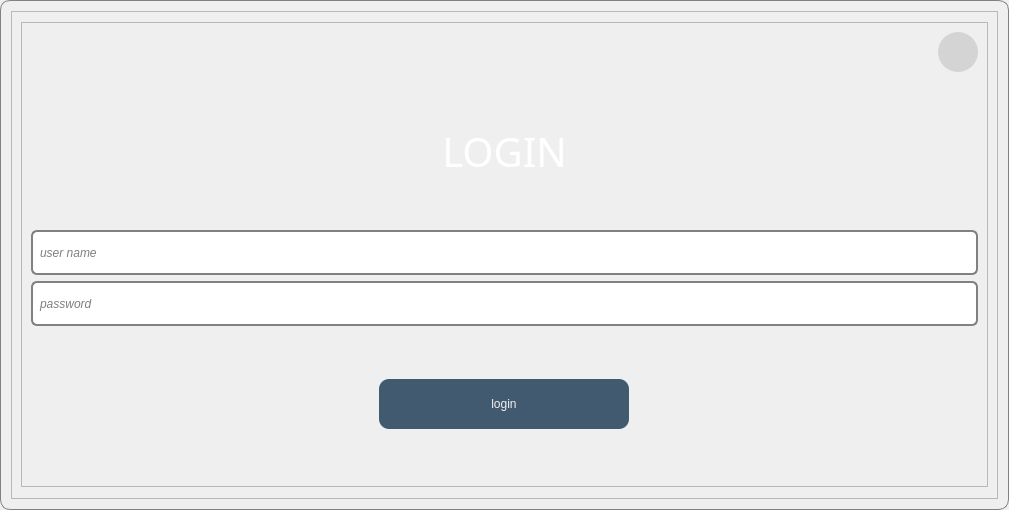
<?xml version="1.0" encoding="UTF-8"?>
<ui version="4.0">
 <class>Form</class>
 <widget class="QWidget" name="Form">
  <property name="geometry">
   <rect>
    <x>0</x>
    <y>0</y>
    <width>1009</width>
    <height>510</height>
   </rect>
  </property>
  <property name="minimumSize">
   <size>
    <width>0</width>
    <height>0</height>
   </size>
  </property>
  <property name="windowTitle">
   <string>Form</string>
  </property>
  <property name="styleSheet">
   <string notr="true">#Form {
	/*
	background-image: url(D:/CODE/ManageStudent/UI/BG/BG.jpg);
    background-repeat: no-repeat;
    background-position: center;
    background-origin: content;
    background-clip: border;
	*/
	background: qlineargradient(
        x1: 0, y1: 0, 
        x2: 0, y2: 1, 
        stop: 0 #a2d2ff,    /* màu trên cùng */
        stop: 1 #cdb4db    /* màu dưới cùng */
    );
	
	border: 1px solid rgb(129, 129, 129);
	
	border-radius:10px;
}</string>
  </property>
  <layout class="QVBoxLayout" name="verticalLayout_2">
   <item>
    <widget class="QFrame" name="frame">
     <property name="frameShape">
      <enum>QFrame::StyledPanel</enum>
     </property>
     <property name="frameShadow">
      <enum>QFrame::Raised</enum>
     </property>
     <layout class="QVBoxLayout" name="verticalLayout">
      <item>
       <widget class="QFrame" name="frame_3">
        <property name="minimumSize">
         <size>
          <width>0</width>
          <height>464</height>
         </size>
        </property>
        <property name="maximumSize">
         <size>
          <width>1104</width>
          <height>465</height>
         </size>
        </property>
        <property name="sizeIncrement">
         <size>
          <width>0</width>
          <height>0</height>
         </size>
        </property>
        <property name="baseSize">
         <size>
          <width>0</width>
          <height>0</height>
         </size>
        </property>
        <property name="toolTipDuration">
         <number>-3</number>
        </property>
        <property name="frameShape">
         <enum>QFrame::StyledPanel</enum>
        </property>
        <property name="frameShadow">
         <enum>QFrame::Raised</enum>
        </property>
        <layout class="QVBoxLayout" name="verticalLayout_3">
         <item alignment="Qt::AlignRight">
          <widget class="QPushButton" name="closeBtn">
           <property name="minimumSize">
            <size>
             <width>40</width>
             <height>40</height>
            </size>
           </property>
           <property name="styleSheet">
            <string notr="true">#closeBtn{
	border-radius: 20px;
	border:none;
	background-color:rgb(212, 212, 212)
}

#closeBtn::hover{
	background-color:rgb(255, 62, 65);
}


</string>
           </property>
           <property name="text">
            <string/>
           </property>
           <property name="icon">
            <iconset>
             <normaloff>../icons/close-outline.svg</normaloff>../icons/close-outline.svg</iconset>
           </property>
           <property name="iconSize">
            <size>
             <width>30</width>
             <height>30</height>
            </size>
           </property>
          </widget>
         </item>
         <item>
          <widget class="QLabel" name="label">
           <property name="enabled">
            <bool>true</bool>
           </property>
           <property name="font">
            <font>
             <family>Rockwell Extra Bold</family>
             <pointsize>30</pointsize>
             <weight>10</weight>
             <italic>false</italic>
             <bold>false</bold>
            </font>
           </property>
           <property name="mouseTracking">
            <bool>false</bool>
           </property>
           <property name="styleSheet">
            <string notr="true">#label{
	/* color: rgb(58, 58, 58) */
	color: #fff;
	
	font: 81 30pt &quot;Rockwell Extra Bold&quot;;
}
</string>
           </property>
           <property name="text">
            <string>LOGIN</string>
           </property>
           <property name="scaledContents">
            <bool>false</bool>
           </property>
           <property name="alignment">
            <set>Qt::AlignCenter</set>
           </property>
          </widget>
         </item>
         <item>
          <widget class="QLineEdit" name="userName">
           <property name="enabled">
            <bool>true</bool>
           </property>
           <property name="minimumSize">
            <size>
             <width>0</width>
             <height>45</height>
            </size>
           </property>
           <property name="maximumSize">
            <size>
             <width>16777215</width>
             <height>16777215</height>
            </size>
           </property>
           <property name="styleSheet">
            <string notr="true">#userName {
    background-color: rgba(255, 255, 255, 255); /* màu trắng, không trong suốt */
    color: black;
    border: 2px solid rgb(129, 129, 129);
	padding: 4px 5px;
	border-radius:6px;

	color: black;  /* màu placeholder */
    font-style: italic;
}

#userName::hover {
    background-color:rgb(231, 231, 231) /* màu trắng, không trong suốt */

}

</string>
           </property>
           <property name="alignment">
            <set>Qt::AlignLeading|Qt::AlignLeft|Qt::AlignVCenter</set>
           </property>
           <property name="placeholderText">
            <string>user name</string>
           </property>
           <property name="clearButtonEnabled">
            <bool>false</bool>
           </property>
          </widget>
         </item>
         <item>
          <widget class="QLineEdit" name="password">
           <property name="minimumSize">
            <size>
             <width>0</width>
             <height>45</height>
            </size>
           </property>
           <property name="maximumSize">
            <size>
             <width>16777215</width>
             <height>16777215</height>
            </size>
           </property>
           <property name="styleSheet">
            <string notr="true">#password {
    background-color: rgba(255, 255, 255, 255); /* màu trắng, không trong suốt */
    color: black;
    border: 2px solid rgb(129, 129, 129);
	padding: 4px 5px;
	border-radius:6px;

	color: black;  /* màu placeholder */
    font-style: italic;
}

#password::hover {
    background-color:rgb(231, 231, 231) /* màu trắng, không trong suốt */

}
</string>
           </property>
           <property name="alignment">
            <set>Qt::AlignLeading|Qt::AlignLeft|Qt::AlignVCenter</set>
           </property>
           <property name="placeholderText">
            <string>password</string>
           </property>
          </widget>
         </item>
         <item alignment="Qt::AlignHCenter|Qt::AlignVCenter">
          <widget class="QPushButton" name="loginBtn">
           <property name="minimumSize">
            <size>
             <width>250</width>
             <height>50</height>
            </size>
           </property>
           <property name="maximumSize">
            <size>
             <width>262</width>
             <height>145</height>
            </size>
           </property>
           <property name="styleSheet">
            <string notr="true">#loginBtn {
	font: 81 14pt &quot;Rockwell Extra Bold&quot;;
	background-color: rgba(65, 90, 112, 255);
	border-radius: 10px;
	color: rgb(240, 240, 240);
}

#loginBtn::hover{
	font-size:16pt;
	background-color: rgb(136, 136, 136);
	border-radius: 10px;
	color: #fff;
}</string>
           </property>
           <property name="text">
            <string>login</string>
           </property>
           <property name="iconSize">
            <size>
             <width>20</width>
             <height>130</height>
            </size>
           </property>
           <property name="autoDefault">
            <bool>false</bool>
           </property>
          </widget>
         </item>
        </layout>
       </widget>
      </item>
     </layout>
    </widget>
   </item>
  </layout>
 </widget>
 <resources/>
 <connections/>
</ui>
